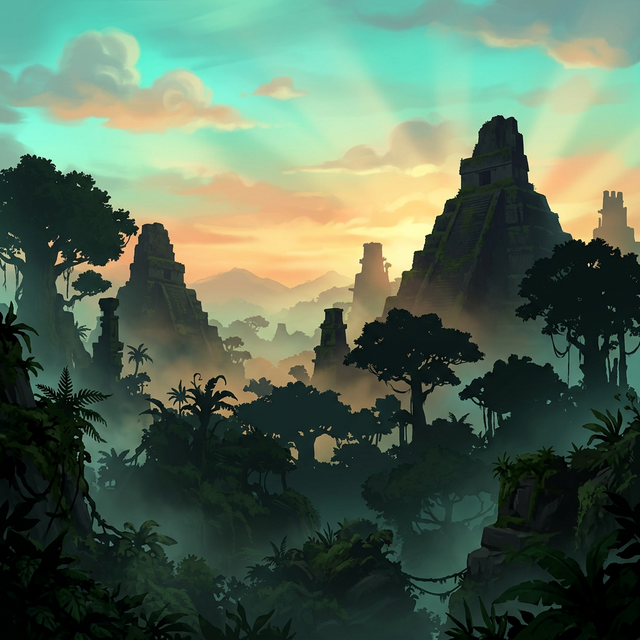
#> input picture .backup_png/assets/1-selva-tropical/fondos/nivel_4/fondo_lejano.png, 640 x 640 px, given in place of fondo_lejano.webp, which was not available
$ python fix_campaign_ch7_backgrounds.py
#> lines starting #> are read from the running program, lines starting #| are printed output that depends on the picture
#> in main, fb is the input picture: PIL image 640x640 RGB; mean R, G, B 85.9, 107.2, 86.8
from pathlib import Path
from PIL import Image, ImageDraw, ImageFilter, ImageEnhance
import random


ROOT = Path('assets/7-fiesta-mexicana/fondos')


def make_layers(level_dir: Path, seed: int, fallback_far: Image.Image | None = None):
#> called with seed = 7001
    far_path = level_dir / 'fondo_lejano.webp'
    if far_path.exists():
        far = Image.open(far_path).convert('RGB')
    elif fallback_far is not None:
        far = fallback_far.copy()
        far.save(far_path, 'WEBP', quality=86)
    else:
        return False
    w, h = far.size
#> w = 640; h = 640
    rng = random.Random(seed)

    # Mid layer: slightly richer color + subtle glow dots
    mid = far.copy()
    mid = ImageEnhance.Color(mid).enhance(1.15)
    mid = ImageEnhance.Contrast(mid).enhance(1.05)
    d_mid = ImageDraw.Draw(mid, 'RGBA')
    for _ in range(80):
        x = rng.randint(0, w - 1)
        y = rng.randint(0, h - 1)
        r = rng.randint(2, 7)
        c = rng.choice([(255, 60, 120, 80), (0, 255, 240, 80), (255, 205, 40, 70)])
        d_mid.ellipse((x - r, y - r, x + r, y + r), fill=c)
    mid.save(level_dir / 'fondo_intermedio.webp', 'WEBP', quality=86)
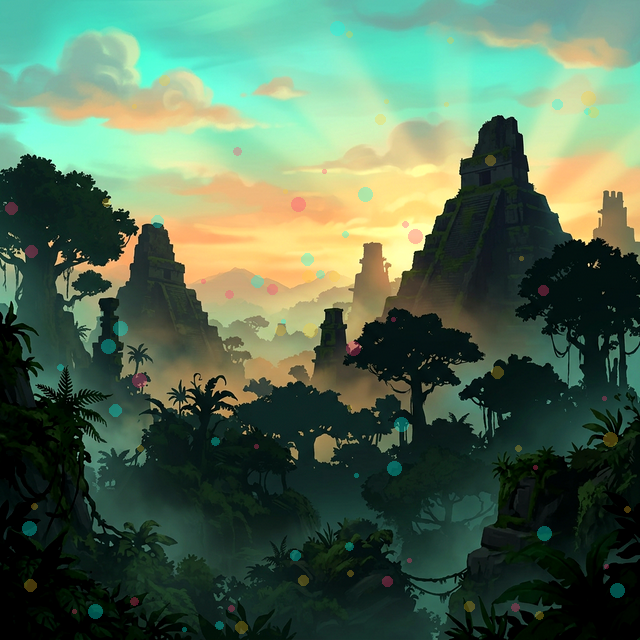
#> saved as fondo_intermedio.webp: PIL image 640x640 RGB; mean R, G, B 82.7, 108.6, 84.2

    # Foreground: dark lower vignette + festive banderines
    fg = mid.convert('RGBA')
    d_fg = ImageDraw.Draw(fg, 'RGBA')
    for y in range(h):
        alpha = max(0, int((y / h - 0.58) * 220))
        if alpha > 0:
            d_fg.line((0, y, w, y), fill=(10, 8, 18, min(170, alpha)))

    for row in range(3):
        y0 = int(h * (0.14 + row * 0.09))
        colors = [(255, 52, 113, 180), (40, 220, 255, 180), (255, 208, 58, 180), (132, 94, 247, 180)]
        step = max(34, w // 28)
        for x in range(0, w + step, step):
            c = colors[(x // step + row) % len(colors)]
            d_fg.polygon([(x, y0), (x + step // 2, y0 + 16), (x + step, y0)], fill=c)

    fg.convert('RGB').save(level_dir / 'primer_plano.webp', 'WEBP', quality=84)
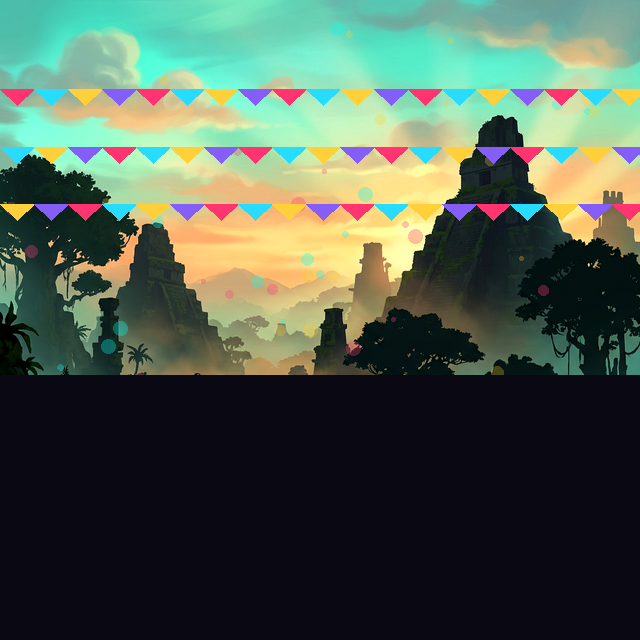
#> saved as primer_plano.webp: PIL image 640x640 RGB; mean R, G, B 77.9, 93.2, 79.5
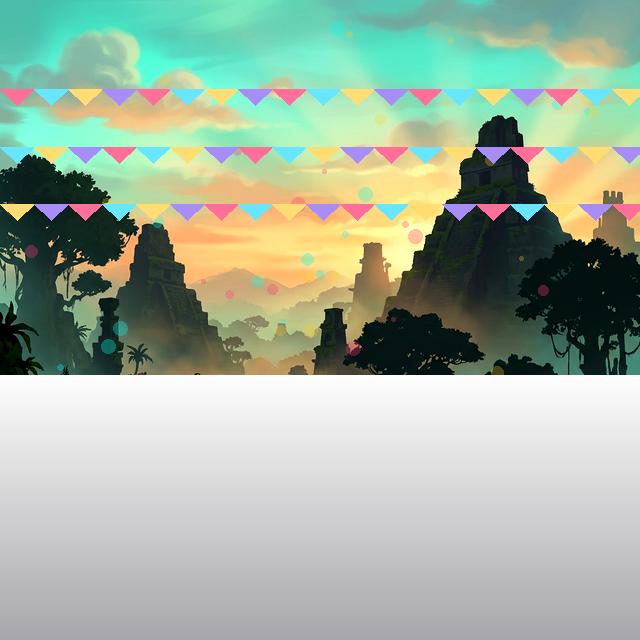
#> fg: PIL image 640x640 RGBA; mean R, G, B, A 77.9, 93.2, 79.5, 165.4; transparent parts drawn white

    # Decorations overlay
    dec = Image.new('RGBA', (w, h), (0, 0, 0, 0))
#> dec: PIL image 640x640 RGBA; every value is 0
    d_dec = ImageDraw.Draw(dec, 'RGBA')
    for _ in range(160):
        x = rng.randint(0, w - 1)
        y = rng.randint(0, h - 1)
        sz = rng.randint(2, 6)
        c = rng.choice([(255, 80, 130, 120), (0, 245, 255, 120), (255, 215, 70, 115)])
        d_dec.rectangle((x, y, x + sz, y + sz), fill=c)
    dec.save(level_dir / 'decoraciones.webp', 'WEBP', lossless=True)
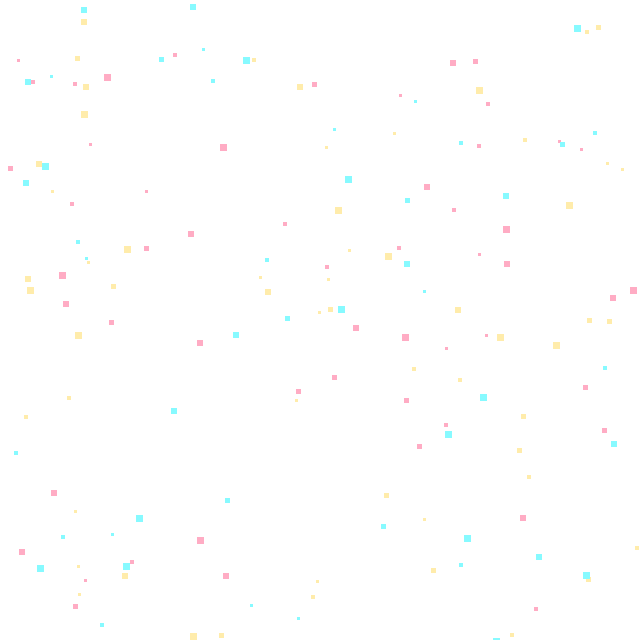
#> saved as decoraciones.webp: PIL image 640x640 RGBA; mean R, G, B, A 1.8, 1.8, 1.5, 1.2; transparent parts drawn white

    # Mist effect
    mist = Image.new('RGBA', (w, h), (0, 0, 0, 0))
    d_mist = ImageDraw.Draw(mist, 'RGBA')
    for _ in range(18):
        cx = rng.randint(-w // 6, w + w // 6)
        cy = rng.randint(h // 3, h)
        rx = rng.randint(w // 8, w // 3)
        ry = rng.randint(h // 18, h // 8)
        c = rng.choice([(255, 60, 120, 22), (20, 230, 255, 24), (255, 210, 80, 18)])
        d_mist.ellipse((cx - rx, cy - ry, cx + rx, cy + ry), fill=c)
    mist = mist.filter(ImageFilter.GaussianBlur(16))
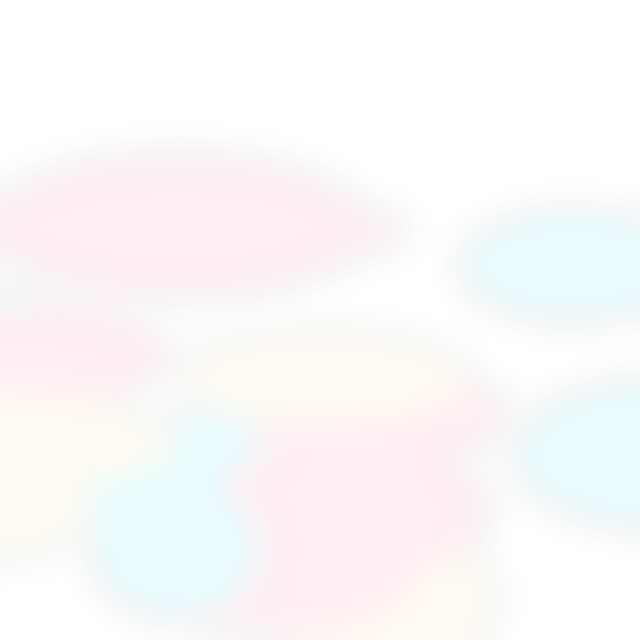
#> mist: PIL image 640x640 RGBA; mean R, G, B, A 99.1, 73.2, 77.4, 11.3; transparent parts drawn white
    fx_dir = level_dir / 'efectos'
    fx_dir.mkdir(exist_ok=True)
    mist.save(fx_dir / 'bruma.webp', 'WEBP', lossless=True)
    return True


def main():
    levels = sorted([p for p in ROOT.glob('nivel_*') if p.is_dir()], key=lambda p: int(p.name.split('_')[1]))
    fallback_by_idx = {}
    for level_dir in levels:
        idx = int(level_dir.name.split('_')[1])
        far_path = level_dir / 'fondo_lejano.webp'
        if far_path.exists():
            fallback_by_idx[idx] = Image.open(far_path).convert('RGB')

    done = 0
    for i, level_dir in enumerate(levels, start=1):
        idx = int(level_dir.name.split('_')[1])
        fb = fallback_by_idx.get(idx)
        if fb is None:
            for src in (idx - 20, idx - 10, idx - 1, 20, 10, 1):
                if src in fallback_by_idx:
                    fb = fallback_by_idx[src]
                    break
        if make_layers(level_dir, 7000 + i, fb):
            done += 1
    print(f'Regenerated chapter 7 campaign background layers for {done} levels.')


if __name__ == '__main__':
    main()
